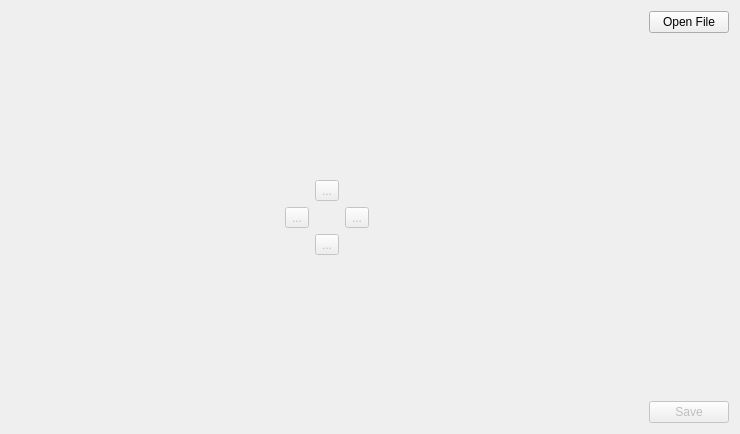
<?xml version="1.0" encoding="UTF-8"?>
<ui version="4.0">
 <class>ICreateMapFineTune</class>
 <widget class="QWidget" name="ICreateMapFineTune">
  <property name="geometry">
   <rect>
    <x>0</x>
    <y>0</y>
    <width>740</width>
    <height>434</height>
   </rect>
  </property>
  <property name="windowTitle">
   <string>Form</string>
  </property>
  <layout class="QHBoxLayout" name="horizontalLayout">
   <item>
    <spacer name="horizontalSpacer">
     <property name="orientation">
      <enum>Qt::Horizontal</enum>
     </property>
     <property name="sizeHint" stdset="0">
      <size>
       <width>261</width>
       <height>20</height>
      </size>
     </property>
    </spacer>
   </item>
   <item>
    <layout class="QVBoxLayout" name="verticalLayout_2">
     <item>
      <spacer name="verticalSpacer_2">
       <property name="orientation">
        <enum>Qt::Vertical</enum>
       </property>
       <property name="sizeHint" stdset="0">
        <size>
         <width>20</width>
         <height>40</height>
        </size>
       </property>
      </spacer>
     </item>
     <item>
      <layout class="QGridLayout" name="gridLayout">
       <item row="0" column="1">
        <widget class="QToolButton" name="toolUp">
         <property name="enabled">
          <bool>false</bool>
         </property>
         <property name="text">
          <string>...</string>
         </property>
        </widget>
       </item>
       <item row="1" column="0">
        <widget class="QToolButton" name="toolLeft">
         <property name="enabled">
          <bool>false</bool>
         </property>
         <property name="text">
          <string>...</string>
         </property>
        </widget>
       </item>
       <item row="1" column="2">
        <widget class="QToolButton" name="toolRight">
         <property name="enabled">
          <bool>false</bool>
         </property>
         <property name="text">
          <string>...</string>
         </property>
        </widget>
       </item>
       <item row="2" column="1">
        <widget class="QToolButton" name="toolDown">
         <property name="enabled">
          <bool>false</bool>
         </property>
         <property name="text">
          <string>...</string>
         </property>
        </widget>
       </item>
      </layout>
     </item>
     <item>
      <spacer name="verticalSpacer_3">
       <property name="orientation">
        <enum>Qt::Vertical</enum>
       </property>
       <property name="sizeHint" stdset="0">
        <size>
         <width>20</width>
         <height>40</height>
        </size>
       </property>
      </spacer>
     </item>
    </layout>
   </item>
   <item>
    <spacer name="horizontalSpacer_2">
     <property name="orientation">
      <enum>Qt::Horizontal</enum>
     </property>
     <property name="sizeHint" stdset="0">
      <size>
       <width>261</width>
       <height>20</height>
      </size>
     </property>
    </spacer>
   </item>
   <item>
    <layout class="QVBoxLayout" name="verticalLayout">
     <item>
      <widget class="QPushButton" name="pushOpenFile">
       <property name="text">
        <string>Open File</string>
       </property>
      </widget>
     </item>
     <item>
      <spacer name="verticalSpacer">
       <property name="orientation">
        <enum>Qt::Vertical</enum>
       </property>
       <property name="sizeHint" stdset="0">
        <size>
         <width>20</width>
         <height>40</height>
        </size>
       </property>
      </spacer>
     </item>
     <item>
      <widget class="QPushButton" name="pushSave">
       <property name="enabled">
        <bool>false</bool>
       </property>
       <property name="text">
        <string>Save</string>
       </property>
      </widget>
     </item>
    </layout>
   </item>
  </layout>
 </widget>
 <resources/>
 <connections/>
</ui>
